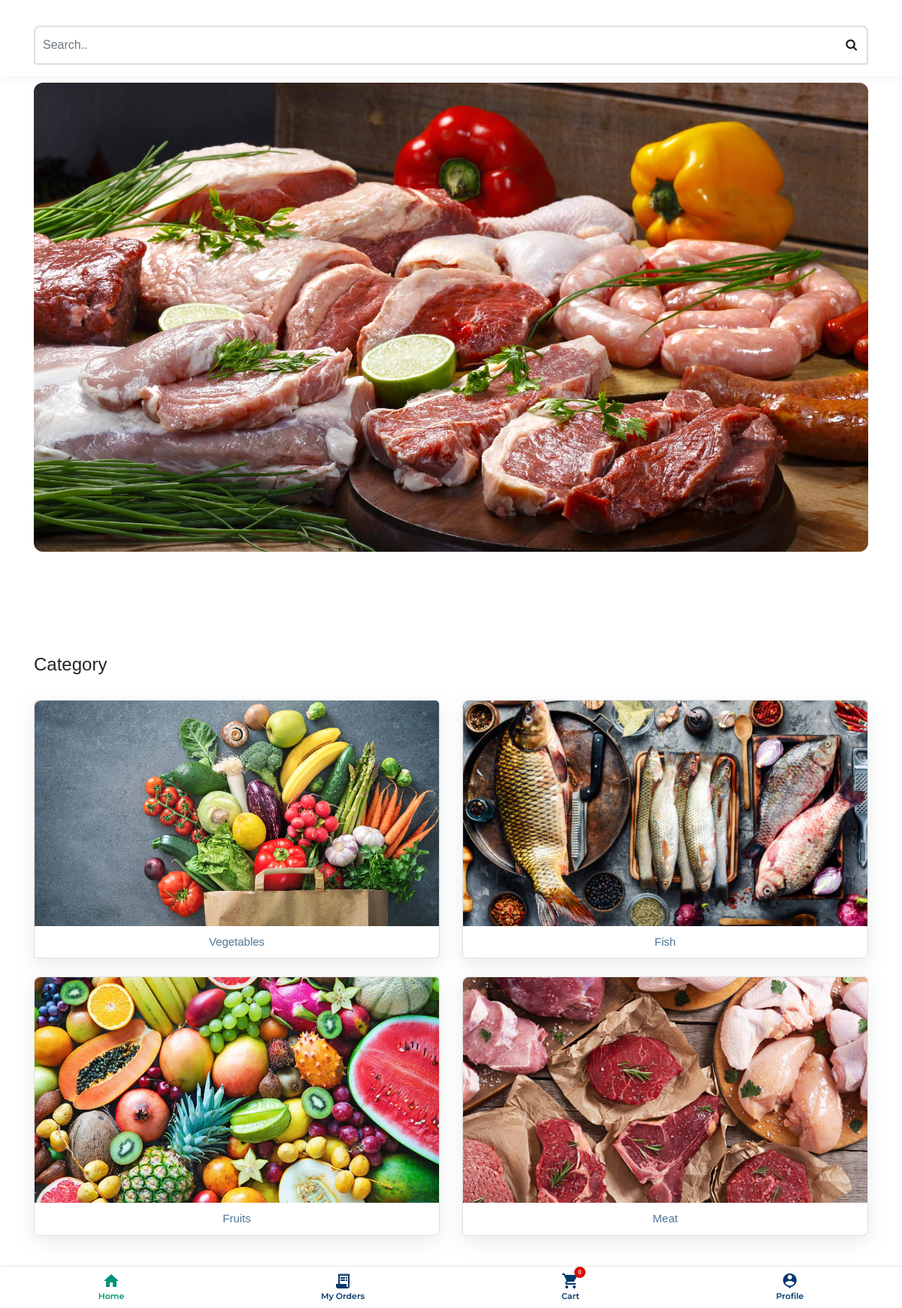
Page /userhome/ (signed in) on the committed database.
### arman/models.py (models this page shows, shortened)
class product(models.Model):
    Name = models.CharField(max_length=100)
    Brand = models.CharField(max_length=100)
    Category = models.CharField(max_length=100)
    category_name = models.CharField(max_length=100)
    per_unit = models.CharField(max_length=100)
    Qty = models.IntegerField()
    Rate = models.IntegerField()
    Discount = models.IntegerField()
    Percentage = models.IntegerField()
    Total_rate = models.IntegerField()
    Top_product = models.CharField(max_length=20)
    Image = models.ImageField(upload_to='images', blank=True, null=True)

class Category(models.Model):
    name = models.CharField(max_length=50)
    description = models.CharField(max_length=200)
    image = models.ImageField(upload_to="images/")

### arman/views.py (the view)
# urls.py: path('userhome/', views.user_home, name="user_home"),
def user_home(request):
    if 'id' in request.session:
        cart_con = cart_count(request.session['id'])
        pro = automate_data()
        cat = Category.objects.all().order_by('?')
        top_product_list = product.objects.filter(
            Top_product="yes").order_by('?')
        return render(request, 'user_home.html', {'cat': cat, 'pro': pro, 'top_product_list': top_product_list, 'cart_con': cart_con})
    else:
        return redirect('/')

### arman/views.py (called while the page is built)
def cart_count(uid):
    cots = Cart.objects.filter(User_id=uid).count()
    return cots

def automate_data():
    pro = product.objects.all()
    return pro

### arman/templates/user_home.html (shortened to what this page needs)
{% load static %}
<!DOCTYPE html>
<html lang="en">
<head>
    <link rel="stylesheet" href="{% static 'css/main.css' %}">
    <link rel="stylesheet" href="https://cdnjs.cloudflare.com/ajax/libs/font-awesome/4.7.0/css/font-awesome.min.css">
    <link rel="stylesheet" href="https://cdn.jsdelivr.net/npm/bootstrap@4.5.3/dist/css/bootstrap.min.css">
    <link rel="stylesheet"
        href="https://cdnjs.cloudflare.com/ajax/libs/OwlCarousel2/2.3.4/assets/owl.carousel.min.css" />
    <link rel="stylesheet"
        href="https://cdnjs.cloudflare.com/ajax/libs/OwlCarousel2/2.3.4/assets/owl.theme.default.min.css" />
    <link rel="stylesheet" href="//code.jquery.com/ui/1.12.1/themes/base/jquery-ui.css">
</head>
<body>
    <nav class="nav">
        <a href="{% url 'user_home' %}" class="nav__link nav__link--active">
            <i class="material-icons nav__icon">home</i>
            <span class="nav__text">Home</span>
        </a>
        <a href="{% url 'user_myorder' %}" class="nav__link ">
            <i class="material-icons nav__icon">receipt_long</i>
            <span class="nav__text">My Orders</span>
        </a>
        <a href="{% url 'cart_view' %}" class="nav__link">
            <i class="material-icons nav__icon">shopping_cart</i>
            <span class="nav__text">Cart</span>
            <span class="cart_count" id="cart_count">{{ cart_con }}</span>
        </a>
        <a href="{% url 'user_test_details' %}" class="nav__link">
            <i class="material-icons nav__icon">person_pin</i>
            <span class="nav__text">Profile</span>
        </a>
    </nav>
    <section id="header">
        <div class="container mt-4">
            <form action="{% url 'user_search_product' %}" method="post">
                <div class="searchbar d-flex">
                    <input class="search_input form-control" id="serach_data" name="search_data" type="text"
                        placeholder="Search.." autocomplete="off" required>
                    <button type="submit" class="btn " name="submit"><i class="fa fa-search"></i></button>
                </div>
            </form>
        </div>
    </section>
    {% if top_product_list %}
    <section class="owl_carousel-section" id="owl_carousel-section">
        <div class="container">
            <div id="owl-demo" class="owl-carousel owl-theme">
                {% for tops in top_product_list %}
                <div class="item">
                    <a href="{% url 'user_view_product_details' tops.id  %}" class="text-decoration-none">
                        <img src="{{ tops.Image.url }}" alt="slider-images" class="img-fluid">
                    </a>
                </div>
                {% endfor %}
            </div>
        </div>
    </section>
    {% endif %}
    <section class="category_section mb-5">
        <div class="container pb-5">
            <h4>Category</h4>
            <div class="row">
                {% if cat %}
                {% for cate in cat %}
                <div class="col-lg-6 col-md-6 col-sm-6 col-6 pt-4">
                    <a href="{% url 'view_selected_products' cate.id  %}" class="text-decoration-none">
                        <div class="card">
                            <img class="card-img-top" src="{{ cate.image.url }}" alt="Card image cap">
                            <div class="card-body">
                                <p class="card-text">{{ cate.name }}</p>
                            </div>
                        </div>
                    </a>
                </div>
                {% endfor %}
                {% endif %}
            </div>
        </div>
    </section>
</body>
</html>

### arman/static/css/main.css (style rules this page uses)
html { scroll-behavior: smooth; }
* { margin: 0; padding: 0; list-style-type: none; box-sizing: border-box; text-decoration: none; scroll-behavior: smooth; }
body { font-family: sans-serif !important; }
.owl_carousel-section { width: 100%; height: auto; margin-top: 110px; }
#owl-demo .item img { width: 100%; height: auto; border-radius: 12px; }
.nav { position: fixed; bottom: 0; width: 100%; height: 55px; box-shadow: 0 0 3px rgba(0, 0, 0, 0.2); background-color: #ffffff; display: flex; overflow-x: auto; z-index: 9999999999999; }
.nav__link { font-family: "Montserrat", sans-serif; font-weight: 550; display: flex; flex-direction: column; align-items: center; justify-content: center; flex-grow: 1; min-width: 50px; overflow: hidden; white-space: nowrap; font-size: 11px; color: #05386B; text-decoration: none; -webkit-tap-highlight-color: transparent; transition: background-color 0.1s ease-in-out; }
.nav__link--active { color: #009578; }
.nav__icon { font-size: 18px; }
.category_section { width: 100%; height: auto; }
.category_section .card { border-bottom-left-radius: 5px; border-bottom-right-radius: 8px; border-top-left-radius: 8px; border-top-right-radius: 5px; box-shadow: rgba(149, 157, 165, 0.2) 0px 8px 24px; }
.category_section .card .card-img-top { width: 100%; max-height: 300px; object-fit: cover; border-top-left-radius: 8px; border-top-right-radius: 5px; }
.category_section .card .card-body { padding: 10px 10px 10px 10px; }
.category_section .card .card-body p { text-align: center; padding: 0px 0px 0px 0px !important; color: #05386B; opacity: 0.7; font-size: 15px; }
#header { position: absolute; top: 0; width: 100%; transition: all 0.5s; z-index: 9999999999999; padding: 15px 0; box-shadow: 0px 0 18px rgba(55, 66, 59, 0.08); }
.searchbar { height: auto; border: 2px solid #ddd; border-radius: 3px; border-top-left-radius: 8px; border-top-right-radius: 8px; padding: 5px 0px 5px 0px; position: relative; margin-top: -5px; box-shadow: rgba(0, 0, 0, 0.05) 0px 1px 2px 0px; }
.searchbar .search_input { width: 100%; outline: 0; border: none; padding-left: 10px; font-weight: 500; color: #000; background: transparent; }
.cart_count { display: flex; justify-content: center; align-items: center; font-family: 'Roboto', sans-serif; font-size: 8px; position: absolute; top: 0; margin-left: 25px; color: #F5F5F5; background-color: #dd0a03; padding: 5px; width: 15px; height: 15px; border-radius: 50%; }

### rows in the picture
product: Image (picture)
Category: image (picture), name "Vegetables"
Category: image (picture), name "Fish"
Category: image (picture), name "Fruits"
Category: image (picture), name "Meat"

### other values in the picture
{{ cart_con }} "0"
